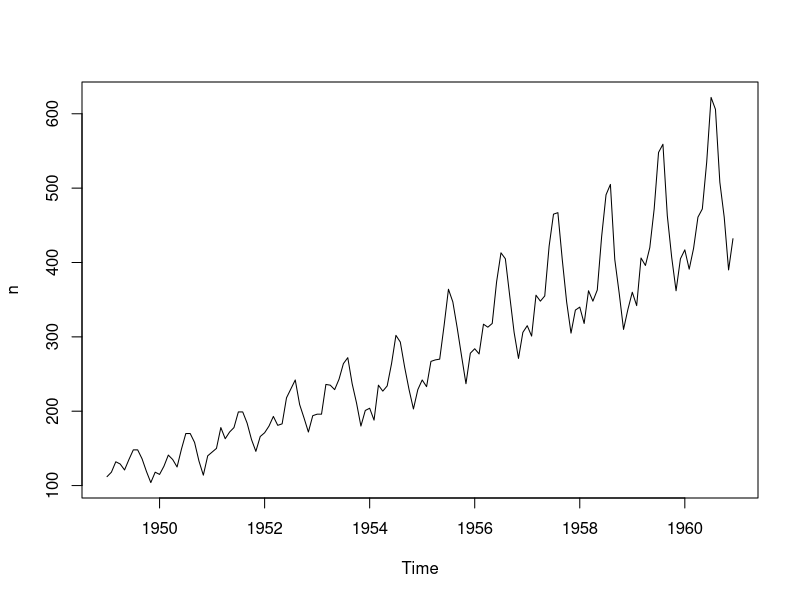
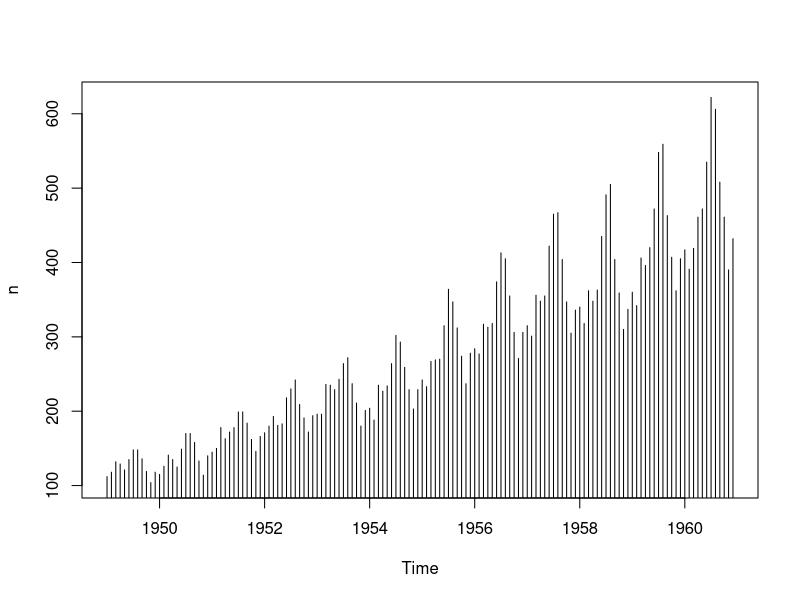

R code for these plots, in order:
#Assigning value to a variable to store in m/m
# 3 ways to do this
x=5
x<-5
5->x

#Creating vectors of data
Name<-c("elon","abraham","jon","sena")
marks<-c(80,92,77,76)
passing_status<-c(TRUE,TRUE,FALSE,FALSE)

#Accessing the 3rd element in marks vector
marks[3]

#Accessing elements in marks vector ranging 2 to 4
marks[2:4]

#Accessing all elements in name vector except 2nd
z=Name[-2]
z

#Creating matrix 
M=matrix(c(2,4,6,8,1,2,3,4,5),nrow=3,ncol=3)
M
# YOU CAN ALSO ADD,SUB,MULTIPLY MATRIX IN SAME WAY
#Taking one more matrix 
N=matrix(c(3,3,4,6,7,8,2,3,1),nrow=3,ncol=3)
N

#Adding 2 matrix
add=M+N
add    
#sub(-),multiplication(*) works in the same way.

#Working on in-built dataset--AirPassengers
AirPassengers

#To check the description, usage, format, & source of this dataset(Airpassangers)
?AirPassengers

#For sake of ease let's assign this dataset to a variable 'n'.
n=AirPassengers
n           

#To check the summary of this dataset
# like min.,1st qu., median, mean, 3rd qu.,max.
summary(n)

#To plot the dataset
plot(n)

#To plot dataset in histogram
plot(n,type='h')

#"p" for points
#"l" for lines
#"b" for both
#"c" for the lines part alone of "b"
#"o" for both 'overplotted'
#"s" for stair steps, for more check "base package's plot section"

#print dataset
print(n)

#check dataset type
typeof(n)

#maximum value
max(n)

#minimum value
min(n)

#starting point of dataset
start(n)

#ending point
end(n)

# for first 16 values of dataset
# here n is dataset & n=16 is range, you can also take any other variable name 
# other than n of dataset.
head(n, n=16)

#for last 10 values of dataset
tail(n, n=10)

#structure of dataset
str(n)

#to check the type of dataset
typeof(n)

#to check the frequency or total no. of observations
frequency(n)

#to check the class of dataset for example time-series, matrix, array....
class(n)

#to view the dataset
View(n)

#position of maximum value
which.max(n)

#position of minimum value
which.min(n)

#length or total no. of elements in a dataset
length(n)

#cycle of dataset for example in airpassengers dataset jan is showing
#from 1949 to 1960, means 1 will be shown in jan 1949, in jan 1950..
#till jan 1960. same the case with feb to dec.
cycle(n)

# CHECK THE HELP SECTION FOR EXACT DESCRIPTION.


